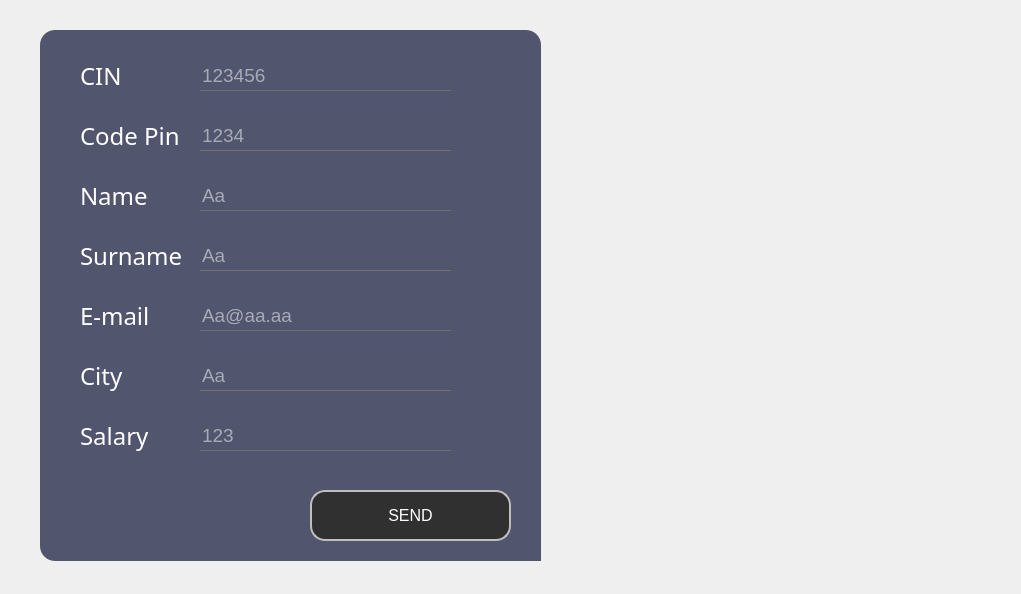
<?xml version="1.0" encoding="UTF-8"?>
<ui version="4.0">
 <class>Add</class>
 <widget class="QDialog" name="Add">
  <property name="geometry">
   <rect>
    <x>0</x>
    <y>0</y>
    <width>1021</width>
    <height>594</height>
   </rect>
  </property>
  <property name="windowTitle">
   <string>ADD AN EMPLOYEE</string>
  </property>
  <property name="styleSheet">
   <string notr="true">*{
	background:url(C:/Users/ALA/Desktop/2A/projet/hammerrr.jpg) ;
}</string>
  </property>
  <property name="sizeGripEnabled">
   <bool>false</bool>
  </property>
  <property name="modal">
   <bool>false</bool>
  </property>
  <widget class="QFrame" name="add_employee">
   <property name="geometry">
    <rect>
     <x>40</x>
     <y>30</y>
     <width>501</width>
     <height>531</height>
    </rect>
   </property>
   <property name="styleSheet">
    <string notr="true">QFrame
{
	background:#51556e;
    border-radius:15px;
}</string>
   </property>
   <property name="frameShape">
    <enum>QFrame::StyledPanel</enum>
   </property>
   <property name="frameShadow">
    <enum>QFrame::Raised</enum>
   </property>
   <widget class="QLabel" name="label_8">
    <property name="geometry">
     <rect>
      <x>380</x>
      <y>450</y>
      <width>231</width>
      <height>171</height>
     </rect>
    </property>
    <property name="text">
     <string/>
    </property>
    <property name="pixmap">
     <pixmap>D:/QTprojet/smart court.png</pixmap>
    </property>
    <property name="scaledContents">
     <bool>true</bool>
    </property>
   </widget>
   <widget class="QPushButton" name="add_new_employee">
    <property name="geometry">
     <rect>
      <x>270</x>
      <y>460</y>
      <width>201</width>
      <height>51</height>
     </rect>
    </property>
    <property name="font">
     <font>
      <pointsize>12</pointsize>
     </font>
    </property>
    <property name="styleSheet">
     <string notr="true">*{
color:white;
border-radius: 15px;
background:#303030;
border: 2px solid #bfbeba;
}

*:hover
{
	color:#303030;
	border-radius:15px;
	background:white;
border: 2px solid #bfbeba;
}</string>
    </property>
    <property name="text">
     <string>SEND</string>
    </property>
   </widget>
   <widget class="QLineEdit" name="LCin">
    <property name="geometry">
     <rect>
      <x>160</x>
      <y>30</y>
      <width>251</width>
      <height>31</height>
     </rect>
    </property>
    <property name="font">
     <font>
      <pointsize>14</pointsize>
     </font>
    </property>
    <property name="acceptDrops">
     <bool>true</bool>
    </property>
    <property name="styleSheet">
     <string notr="true">*{
background:transparent;
border:none;
color:white;
border-bottom:1px solid #717072;
}</string>
    </property>
    <property name="inputMask">
     <string/>
    </property>
    <property name="text">
     <string/>
    </property>
    <property name="maxLength">
     <number>32767</number>
    </property>
    <property name="echoMode">
     <enum>QLineEdit::Normal</enum>
    </property>
    <property name="placeholderText">
     <string>123456</string>
    </property>
   </widget>
   <widget class="QLabel" name="label_7">
    <property name="geometry">
     <rect>
      <x>40</x>
      <y>20</y>
      <width>51</width>
      <height>51</height>
     </rect>
    </property>
    <property name="styleSheet">
     <string notr="true">*{
    font-family:century gothic;
    font-size:24px;
	color:white;
}

</string>
    </property>
    <property name="text">
     <string>CIN</string>
    </property>
   </widget>
   <widget class="QLabel" name="label_9">
    <property name="geometry">
     <rect>
      <x>40</x>
      <y>80</y>
      <width>111</width>
      <height>51</height>
     </rect>
    </property>
    <property name="styleSheet">
     <string notr="true">*{
    font-family:century gothic;
    font-size:24px;
	color:white;
}

</string>
    </property>
    <property name="text">
     <string>Code Pin</string>
    </property>
   </widget>
   <widget class="QLineEdit" name="LCodePin">
    <property name="geometry">
     <rect>
      <x>160</x>
      <y>90</y>
      <width>251</width>
      <height>31</height>
     </rect>
    </property>
    <property name="font">
     <font>
      <pointsize>14</pointsize>
     </font>
    </property>
    <property name="acceptDrops">
     <bool>true</bool>
    </property>
    <property name="styleSheet">
     <string notr="true">*{
background:transparent;
border:none;
color:white;
border-bottom:1px solid #717072;
}</string>
    </property>
    <property name="inputMask">
     <string/>
    </property>
    <property name="text">
     <string/>
    </property>
    <property name="maxLength">
     <number>32767</number>
    </property>
    <property name="echoMode">
     <enum>QLineEdit::Normal</enum>
    </property>
    <property name="placeholderText">
     <string>1234</string>
    </property>
   </widget>
   <widget class="QLabel" name="label_10">
    <property name="geometry">
     <rect>
      <x>40</x>
      <y>140</y>
      <width>111</width>
      <height>51</height>
     </rect>
    </property>
    <property name="styleSheet">
     <string notr="true">*{
    font-family:century gothic;
    font-size:24px;
	color:white;
}

</string>
    </property>
    <property name="text">
     <string>Name</string>
    </property>
   </widget>
   <widget class="QLineEdit" name="LName">
    <property name="geometry">
     <rect>
      <x>160</x>
      <y>150</y>
      <width>251</width>
      <height>31</height>
     </rect>
    </property>
    <property name="font">
     <font>
      <pointsize>14</pointsize>
     </font>
    </property>
    <property name="acceptDrops">
     <bool>true</bool>
    </property>
    <property name="styleSheet">
     <string notr="true">*{
background:transparent;
border:none;
color:white;
border-bottom:1px solid #717072;
}</string>
    </property>
    <property name="inputMask">
     <string/>
    </property>
    <property name="text">
     <string/>
    </property>
    <property name="maxLength">
     <number>32767</number>
    </property>
    <property name="echoMode">
     <enum>QLineEdit::Normal</enum>
    </property>
    <property name="placeholderText">
     <string>Aa</string>
    </property>
   </widget>
   <widget class="QLabel" name="label_11">
    <property name="geometry">
     <rect>
      <x>40</x>
      <y>200</y>
      <width>111</width>
      <height>51</height>
     </rect>
    </property>
    <property name="styleSheet">
     <string notr="true">*{
    font-family:century gothic;
    font-size:24px;
	color:white;
}

</string>
    </property>
    <property name="text">
     <string>Surname</string>
    </property>
   </widget>
   <widget class="QLineEdit" name="LSurname">
    <property name="geometry">
     <rect>
      <x>160</x>
      <y>210</y>
      <width>251</width>
      <height>31</height>
     </rect>
    </property>
    <property name="font">
     <font>
      <pointsize>14</pointsize>
     </font>
    </property>
    <property name="acceptDrops">
     <bool>true</bool>
    </property>
    <property name="styleSheet">
     <string notr="true">*{
background:transparent;
border:none;
color:white;
border-bottom:1px solid #717072;
}</string>
    </property>
    <property name="inputMask">
     <string/>
    </property>
    <property name="text">
     <string/>
    </property>
    <property name="maxLength">
     <number>32767</number>
    </property>
    <property name="echoMode">
     <enum>QLineEdit::Normal</enum>
    </property>
    <property name="placeholderText">
     <string>Aa</string>
    </property>
   </widget>
   <widget class="QLabel" name="label_12">
    <property name="geometry">
     <rect>
      <x>40</x>
      <y>260</y>
      <width>111</width>
      <height>51</height>
     </rect>
    </property>
    <property name="styleSheet">
     <string notr="true">*{
    font-family:century gothic;
    font-size:24px;
	color:white;
}

</string>
    </property>
    <property name="text">
     <string>E-mail</string>
    </property>
   </widget>
   <widget class="QLineEdit" name="LEmail">
    <property name="geometry">
     <rect>
      <x>160</x>
      <y>270</y>
      <width>251</width>
      <height>31</height>
     </rect>
    </property>
    <property name="font">
     <font>
      <pointsize>14</pointsize>
     </font>
    </property>
    <property name="acceptDrops">
     <bool>true</bool>
    </property>
    <property name="styleSheet">
     <string notr="true">*{
background:transparent;
border:none;
color:white;
border-bottom:1px solid #717072;
}</string>
    </property>
    <property name="inputMask">
     <string/>
    </property>
    <property name="text">
     <string/>
    </property>
    <property name="maxLength">
     <number>32767</number>
    </property>
    <property name="echoMode">
     <enum>QLineEdit::Normal</enum>
    </property>
    <property name="placeholderText">
     <string>Aa@aa.aa</string>
    </property>
   </widget>
   <widget class="QLabel" name="label_13">
    <property name="geometry">
     <rect>
      <x>40</x>
      <y>320</y>
      <width>111</width>
      <height>51</height>
     </rect>
    </property>
    <property name="styleSheet">
     <string notr="true">*{
    font-family:century gothic;
    font-size:24px;
	color:white;
}

</string>
    </property>
    <property name="text">
     <string>City</string>
    </property>
   </widget>
   <widget class="QLineEdit" name="LCity">
    <property name="geometry">
     <rect>
      <x>160</x>
      <y>330</y>
      <width>251</width>
      <height>31</height>
     </rect>
    </property>
    <property name="font">
     <font>
      <pointsize>14</pointsize>
     </font>
    </property>
    <property name="acceptDrops">
     <bool>true</bool>
    </property>
    <property name="styleSheet">
     <string notr="true">*{
background:transparent;
border:none;
color:white;
border-bottom:1px solid #717072;
}</string>
    </property>
    <property name="inputMask">
     <string/>
    </property>
    <property name="text">
     <string/>
    </property>
    <property name="maxLength">
     <number>32767</number>
    </property>
    <property name="echoMode">
     <enum>QLineEdit::Normal</enum>
    </property>
    <property name="placeholderText">
     <string>Aa</string>
    </property>
   </widget>
   <widget class="QLabel" name="label_14">
    <property name="geometry">
     <rect>
      <x>40</x>
      <y>380</y>
      <width>111</width>
      <height>51</height>
     </rect>
    </property>
    <property name="styleSheet">
     <string notr="true">*{
    font-family:century gothic;
    font-size:24px;
	color:white;
}

</string>
    </property>
    <property name="text">
     <string>Salary</string>
    </property>
   </widget>
   <widget class="QLineEdit" name="LSalary">
    <property name="geometry">
     <rect>
      <x>160</x>
      <y>390</y>
      <width>251</width>
      <height>31</height>
     </rect>
    </property>
    <property name="font">
     <font>
      <pointsize>14</pointsize>
     </font>
    </property>
    <property name="acceptDrops">
     <bool>true</bool>
    </property>
    <property name="styleSheet">
     <string notr="true">*{
background:transparent;
border:none;
color:white;
border-bottom:1px solid #717072;
}</string>
    </property>
    <property name="inputMask">
     <string/>
    </property>
    <property name="text">
     <string/>
    </property>
    <property name="maxLength">
     <number>32767</number>
    </property>
    <property name="echoMode">
     <enum>QLineEdit::Normal</enum>
    </property>
    <property name="placeholderText">
     <string>123</string>
    </property>
   </widget>
   <zorder>label_8</zorder>
   <zorder>add_new_employee</zorder>
   <zorder>label_7</zorder>
   <zorder>label_9</zorder>
   <zorder>LCin</zorder>
   <zorder>LCodePin</zorder>
   <zorder>label_10</zorder>
   <zorder>LName</zorder>
   <zorder>label_11</zorder>
   <zorder>LSurname</zorder>
   <zorder>label_12</zorder>
   <zorder>LEmail</zorder>
   <zorder>label_13</zorder>
   <zorder>LCity</zorder>
   <zorder>label_14</zorder>
   <zorder>LSalary</zorder>
  </widget>
 </widget>
 <resources/>
 <connections/>
</ui>
